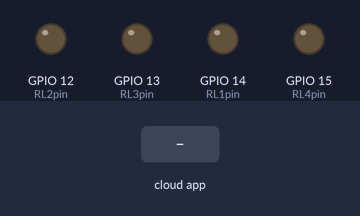
The sketch below on a simulated ESP8266 (NodeMCU). On the bench: output pins drawn as LEDs (lit = HIGH). The inputs (shaded band) are chosen by the test bench. WiFi joins after 1.5 s; servers stay silent unless stated; no MQTT or app messages arrive unless stated; what the sketch prints to the serial monitor is not drawn.

Above: at 2.7 s.
2.8 s: the phone or cloud app sets RL1 to ON
At 4.0 s:
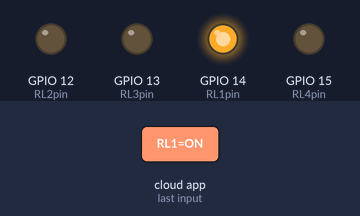
4.3 s: the phone or cloud app sets RL2 to ON
At 5.5 s:
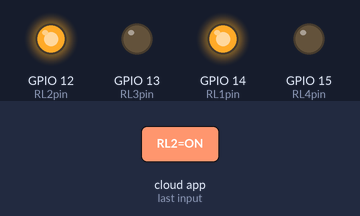
5.8 s: the phone or cloud app sets RL3 to ON
At 6.4 s:
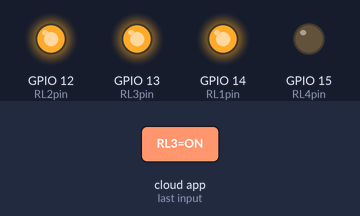
7.3 s: the phone or cloud app sets RL4 to ON
At 7.9 s:
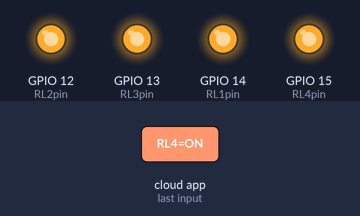
8.8 s: the phone or cloud app sets RL1 to OFF
At 9.9 s:
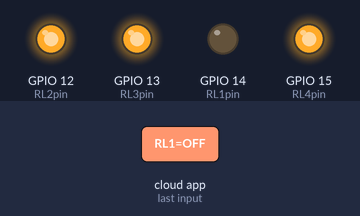
10.3 s: the phone or cloud app sets RL2 to OFF
At 11.4 s:
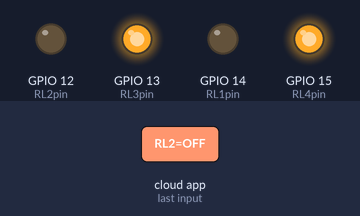
Timing chart, 0 to 12.8 s (numbered marks = the images above; inputs shaded):
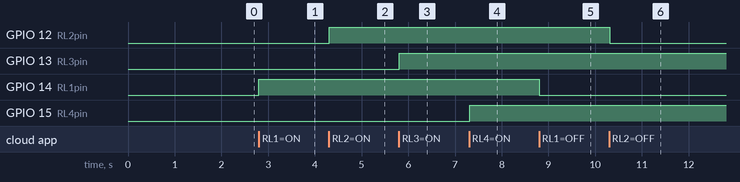

The sketch:

mqtt_nodemcu_googleAsssitant.ino
```cpp
#include <ESP8266WiFi.h>
#include "Adafruit_MQTT.h"
#include "Adafruit_MQTT_Client.h"
#include <DHT.h>
#include <PubSubClient.h>

/************************* WiFi Access Point *********************************/

#define WLAN_SSID       "BKITC"
#define WLAN_PASS       "2444666668888888"

/************************* Adafruit.io Setup *********************************/

#define AIO_SERVER      "io.adafruit.com"
#define AIO_SERVERPORT  1883
#define AIO_USERNAME    "daovu"
#define AIO_KEY         "3a7e777c10db44d08bfa7a3fbcad0adb"

/*************************pin Setup *********************************/
const int RL1pin = 14;
const int RL2pin = 12;
const int RL3pin = 13;
const int RL4pin = 15;
const int ON = HIGH;
const int OFF = LOW;

/*************************DHT Setup *********************************/
float humidity;
float temperature;
unsigned long readTime;
const int DHTpin = 4;         //đọc data từ chân  gpio4
const int DHTtype = DHT11;    //khai báo loại cảm biến
DHT dht(DHTpin, DHTtype); //khởi tạo dht

/************ Global State (you don't need to change this!) ******************/

// Create an ESP8266 WiFiClient class to connect to the MQTT server.
WiFiClient client;

// Setup the MQTT client class by passing in the WiFi client and MQTT server and login details.
Adafruit_MQTT_Client mqtt(&client, AIO_SERVER, AIO_SERVERPORT, AIO_USERNAME, AIO_KEY);

/****************************** Feeds ***************************************/

Adafruit_MQTT_Publish Temperature = Adafruit_MQTT_Publish(&mqtt, AIO_USERNAME "/feeds/TEMPERATURE");
Adafruit_MQTT_Publish Humidity = Adafruit_MQTT_Publish(&mqtt, AIO_USERNAME "/feeds/HUMIDITY");

// Setup a feed for subscribing to changes.
Adafruit_MQTT_Subscribe RL1 = Adafruit_MQTT_Subscribe(&mqtt, AIO_USERNAME "/feeds/RL1");
Adafruit_MQTT_Subscribe RL2 = Adafruit_MQTT_Subscribe(&mqtt, AIO_USERNAME "/feeds/RL2");
Adafruit_MQTT_Subscribe RL3 = Adafruit_MQTT_Subscribe(&mqtt, AIO_USERNAME "/feeds/RL3");
Adafruit_MQTT_Subscribe RL4 = Adafruit_MQTT_Subscribe(&mqtt, AIO_USERNAME "/feeds/RL4");

/*************************** Sketch Code ************************************/

// Bug workaround for Arduino 1.6.6, it seems to need a function declaration
// for some reason (only affects ESP8266, likely an arduino-builder bug).
void MQTT_connect();


void setup() {
  WiFi.disconnect();
  Serial.begin(9600);
  dht.begin();   //khởi động cảm biến
  // Connect to WiFi access point.
  Serial.println(); Serial.println();
  Serial.print("Connecting to ");
  Serial.println(WLAN_SSID);

  WiFi.begin(WLAN_SSID, WLAN_PASS);
  while (WiFi.status() != WL_CONNECTED) {
    delay(500);
    Serial.print(".");
  }
  Serial.println();

  Serial.println("WiFi connected");
  Serial.println("IP address: "); Serial.println(WiFi.localIP());


  //set pinmode
  pinMode(RL1pin, OUTPUT);
  pinMode(RL2pin, OUTPUT);
  pinMode(RL3pin, OUTPUT);
  pinMode(RL4pin, OUTPUT);

  //set bit first time
  digitalWrite(RL1pin, OFF);
  digitalWrite(RL2pin, OFF);
  digitalWrite(RL3pin, OFF);
  digitalWrite(RL4pin, OFF);

  // Setup MQTT subscription
  mqtt.subscribe(&RL1);
  mqtt.subscribe(&RL2);
  mqtt.subscribe(&RL3);
  mqtt.subscribe(&RL4);
}

uint32_t x = 0;
void sensorRead() {
  readTime = millis();
  humidity = dht.readHumidity(); //đọc nhiệt độ
  temperature = dht.readTemperature(); // đọc độ ẩm

  //kiểm tra sensor có hoạt động??
  if (isnan(humidity) || isnan(temperature) ) {
    Serial.println("Failed to read from DHT sensor!");
    return;
  }
  //đẩy data lên server
  char buffer[10];
  dtostrf(temperature, 0, 0, buffer);
  Temperature.publish(buffer);

  dtostrf(humidity, 0, 0, buffer);
  Humidity.publish(buffer);
}
void loop() {
  // Ensure the connection to the MQTT server is alive (this will make the first
  // connection and automatically reconnect when disconnected).  See the MQTT_connect
  // function definition further below.
  MQTT_connect();

  // this is our 'wait for incoming subscription packets' busy subloop
  // try to spend your time here

  Adafruit_MQTT_Subscribe *subscription;
  while ((subscription = mqtt.readSubscription(5000))) {
    if (subscription == &RL1) {
      // convert mqtt ascii payload to int
      char *value = (char *)RL1.lastread;
      String message = String(value);
      message.trim();
      if (message == "ON") {
        digitalWrite(RL1pin, HIGH);
      }
      if (message == "OFF") {
        digitalWrite(RL1pin, LOW);
      }
    }

    if (subscription == &RL2) {
      // convert mqtt ascii payload to int
      char *value = (char *)RL2.lastread;
      String message = String(value);
      message.trim();
      if (message == "ON") {
        digitalWrite(RL2pin, HIGH);
      }
      if (message == "OFF") {
        digitalWrite(RL2pin, LOW);
      }
    }

    if (subscription == &RL3) {
      // convert mqtt ascii payload to int
      char *value = (char *)RL3.lastread;
      String message = String(value);
      message.trim();
      if (message == "ON") {
        digitalWrite(RL3pin, HIGH);
      }
      if (message == "OFF") {
        digitalWrite(RL3pin, LOW);
      }
    }

    if (subscription == &RL4) {
      // convert mqtt ascii payload to int
      char *value = (char *)RL4.lastread;
      String message = String(value);
      message.trim();
      if (message == "ON") {
        digitalWrite(RL4pin, HIGH);
      }
      if (message == "OFF") {
        digitalWrite(RL4pin, LOW);
      }
    }

  }

  if (millis() > readTime + 4000) {
    sensorRead();
  }

}

// Function to connect and reconnect as necessary to the MQTT server.
// Should be called in the loop function and it will take care if connecting.
void MQTT_connect() {
  int8_t ret;

  // Stop if already connected.
  if (mqtt.connected()) {
    return;
  }

  Serial.print("Connecting to MQTT... ");

  uint8_t retries = 3;
  while ((ret = mqtt.connect()) != 0) { // connect will return 0 for connected
    Serial.println(mqtt.connectErrorString(ret));
    Serial.println("Retrying MQTT connection in 5 seconds...");
    mqtt.disconnect();
    delay(5000);  // wait 5 seconds
    retries--;
    if (retries == 0) {
      // basically die and wait for WDT to reset me
      while (1);
    }
  }
  Serial.println("MQTT Connected!");
}
```

Measured:
- after the input at 2.8 s, GPIO 14 (RL1pin): LOW → HIGH at once
- after the input at 4.3 s, GPIO 12 (RL2pin): LOW → HIGH at once
- after the input at 5.8 s, GPIO 13 (RL3pin): LOW → HIGH at once
- after the input at 7.3 s, GPIO 15 (RL4pin): LOW → HIGH at once
- after the input at 8.8 s, GPIO 14 (RL1pin): HIGH → LOW at once
- after the input at 10.3 s, GPIO 12 (RL2pin): HIGH → LOW at once
